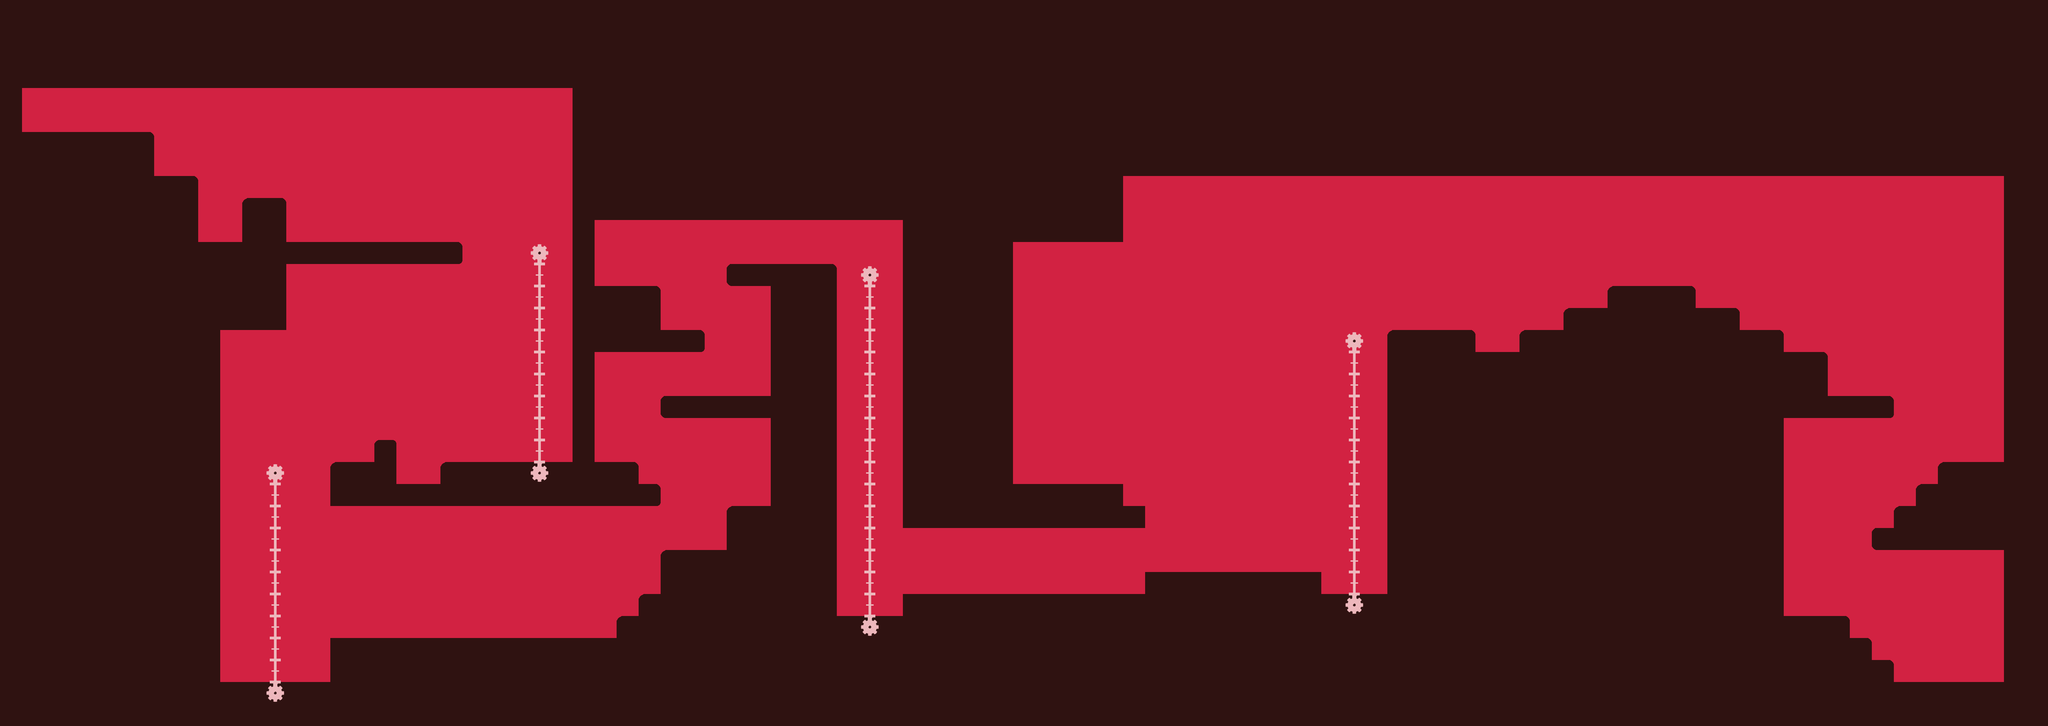

This is a level from a 2D game, rendered from its Tiled map with the project's own tilesets. A one-line summary and the map file follow, with tile-layer data summarised:
An orthogonal 93x33 tile map with 64x64 px tiles, 5 tile layers (fondo, piso/paredes, EngranajesYObjetos, Rayas, ...).

<map version="1.0" orientation="orthogonal" renderorder="right-down" width="93" height="33" tilewidth="64" tileheight="64">
 <tileset firstgid="1" name="tiles01" tilewidth="64" tileheight="64">
  <image source="tiles01.png" width="892" height="640" />
 </tileset>
 <layer name="fondo" width="93" height="33">
  <data>[3069 cells, 3069 non-empty, 2 distinct tile ids]</data>
 </layer>
 <layer name="piso/paredes" width="93" height="33">
  <data>[3069 cells, 1884 non-empty, 5 distinct tile ids]</data>
 </layer>
 <layer name="EngranajesYObjetos" width="93" height="33">
  <data>[3069 cells, 52 non-empty, 3 distinct tile ids]</data>
 </layer>
 <layer name="Rayas" width="93" height="33">
  <data>[3069 cells, 0 non-empty, 0 distinct tile ids]</data>
 </layer>
 <layer name="puerta" width="93" height="33">
  <data>[3069 cells, 0 non-empty, 0 distinct tile ids]</data>
 </layer>
</map>